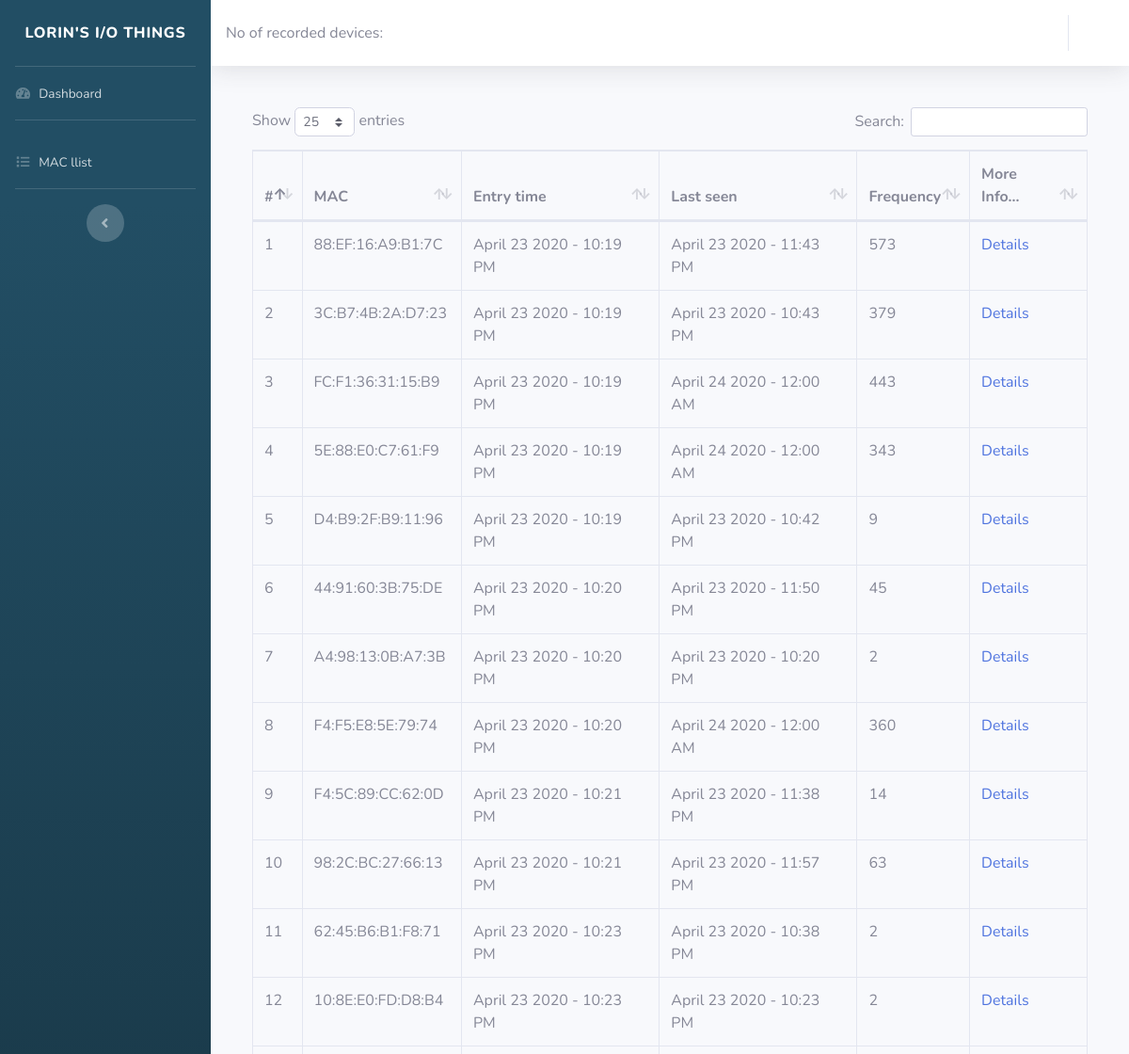
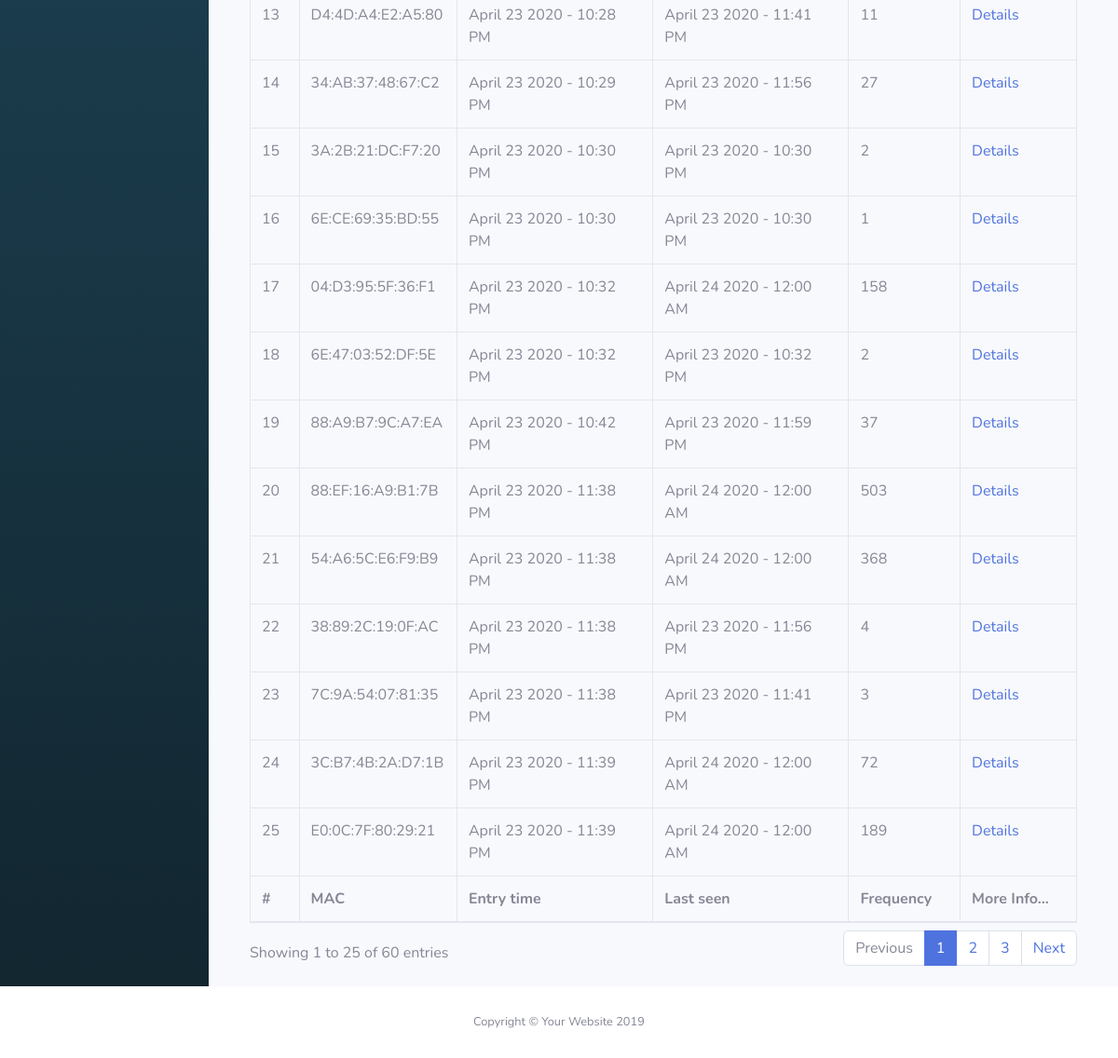
Before: /macs with the older database file (2 pictures, top to bottom).
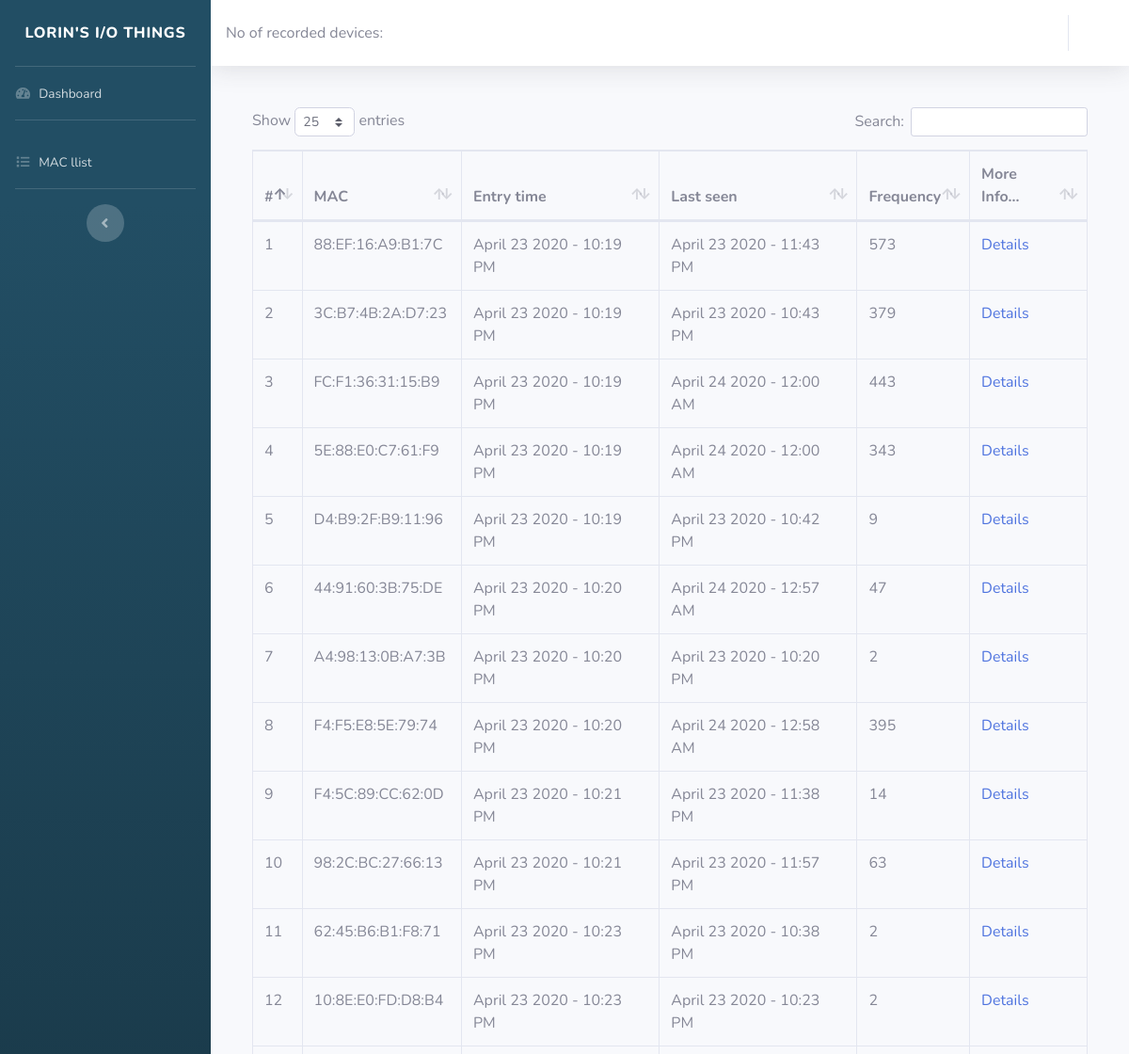
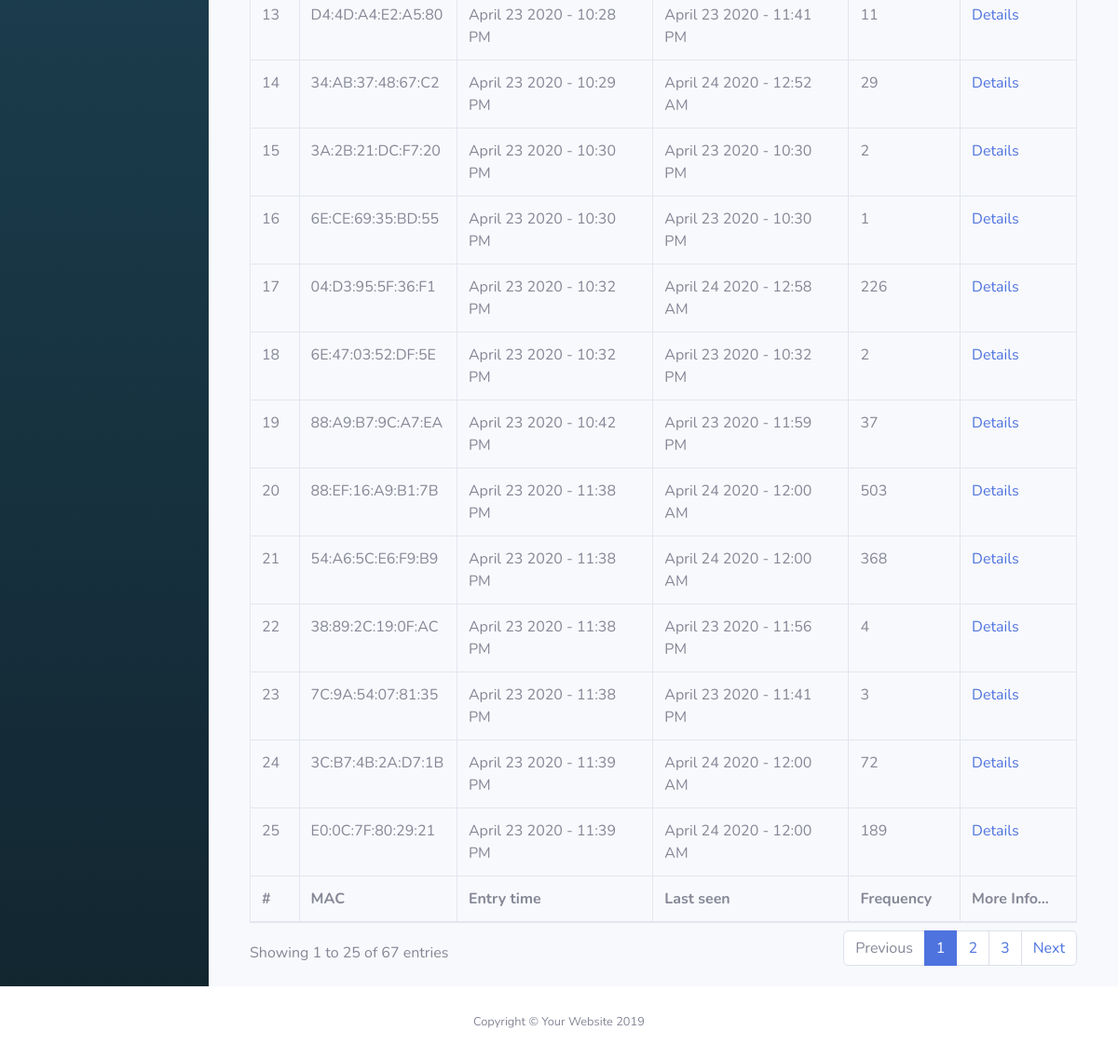
After: the same page with the newer database file (2 pictures, top to bottom).
### tables this page shows
CREATE TABLE mac_log (
            id INTEGER PRIMARY KEY AUTOINCREMENT,
            mac TEXT,
            enter_datetime DATETIME,
            last_seen DATETIME,
            hz INTEGER DEFAULT 0
        );

### app/routes.py (the view)
@app.route('/macs', methods=['GET'])
def macs():
    mac_log = db.engine.execute('SELECT * FROM mac_log')
    return render_template('macs.html', mac_log=mac_log)

### app/routes.py (called while the page is built)
@app.template_filter('formatdatetime')
def format_datetime(value, format="%Y-%m-%d %H:%M:%S.%f"):
    if value is None:
        return ""
    dt = datetime.strptime(value, format)
    return dt.strftime('%B %d %Y - %I:%M %p')

### app/templates/macs.html (shortened to what this page needs)
{% extends 'base.html' %}
{% block content %}
<div id="content">
    {% include 'partials/_topbar.html' %}
    <div class="container-fluid">
      <div class="card-body">
        <div class="table-responsive">
          <table class="table table-bordered" data-page-length='25' id="dataTable" width="100%" cellspacing="0">
            <thead>
                <tr>
                    <th>#</th>
                    <th>MAC</th>
                    <th>Entry time</th>
                    <th>Last seen</th>
                    <th>Frequency</th>
                    <th>More Info...</th>
                </tr>
            </thead>
            <tfoot>
                <tr>
                    <th>#</th>
                    <th>MAC</th>
                    <th>Entry time</th>
                    <th>Last seen</th>
                    <th>Frequency</th>
                    <th>More Info...</th>
                </tr>
            </tfoot>
            <tbody>
                {% for mac in mac_log %}
                <tr>
                  <td>{{mac.id}}</td>
                  <td>{{mac.mac}}</td>
                  <td>{{mac.enter_datetime | formatdatetime}}</td>
                  <td>{{mac.last_seen | formatdatetime}}</td>
                  <td>{{mac.hz }}</td>
                  <td>
                      <a href="{{ url_for('details', mac=mac.mac) }}">Details</a>
                    </td>
                </tr>
              {% endfor %}
            </tbody>
          </table>
        </div>
      </div>
    </div>
  </div>
    </div>
</div>
{% endblock %}

### app/templates/base.html (shortened to what this page needs)
<!DOCTYPE html>
<html lang="en">
<head><meta http-equiv="Content-Type" content="text/html; charset=utf-8">
  <link href="{{ url_for('static', filename='vendor/fontawesome-free/css/all.min.css') }}" rel="stylesheet" type="text/css">
  <link href="{{ url_for('static', filename='sb-admin-2.min.css') }}" rel="stylesheet">
  <link href="{{ url_for('static', filename='vendor/datatables/dataTables.bootstrap4.min.css') }}" rel="stylesheet">
  <link rel="stylesheet" href="{{ url_for('static', filename='Chart.css') }}" />
</head>
<body id="page-top">
  <div id="wrapper">
    {% include 'partials/_sidebar.html' %}
    <div id="content-wrapper" class="d-flex flex-column">
     {% block content %} {% endblock %}
      <footer class="sticky-footer bg-white">
        <div class="container my-auto">
          <div class="copyright text-center my-auto">
            <span>Copyright &copy; Your Website 2019</span>
          </div>
        </div>
      </footer>
</body>
</html>

### app/templates/partials/_sidebar.html
    <ul class="navbar-nav bg-gradient-primary sidebar sidebar-dark accordion" id="accordionSidebar" style='background-color: #224E64;'>
       <a class="sidebar-brand d-flex align-items-center justify-content-center" href="{{ url_for('index') }}">
         <div class="sidebar-brand-text">Lorin's I/O things</div>
       </a>
       <hr class="sidebar-divider my-0">
       <li class="nav-item">
         <a class="nav-link" href="{{ url_for('index') }}">
           <i class="fas fa-fw fa-tachometer-alt"></i>
           <span>Dashboard</span></a>
       </li>
       <hr class="sidebar-divider">
       <li class="nav-item">
         <a class="nav-link" href="{{ url_for('macs') }}">
           <i class="fas fa-fw fa-list"></i>
           <span>MAC llist</span></a>
       </li>
       <hr class="sidebar-divider d-none d-md-block">
       <div class="text-center d-none d-md-inline">
         <button class="rounded-circle border-0" id="sidebarToggle"></button>
       </div>
     </ul>

### app/templates/partials/_topbar.html (shortened to what this page needs)
<nav class="navbar navbar-expand navbar-light bg-white topbar mb-4 static-top shadow">
    No of recorded devices: {{device}}
    <ul class="navbar-nav ml-auto">
      <li class="nav-item dropdown no-arrow">
        <a class="nav-link dropdown-toggle" href="#" id="userDropdown" role="button" data-toggle="dropdown" aria-haspopup="true" aria-expanded="false">
        </a>
      </li>
    </ul>
  </nav>

### app/templates/base.html (style rules this page uses)
.bg-gradient-primary { background-color: #224E64; background-image: linear-gradient(180deg,#224E64 10%,rgb(18, 38, 48) 100%); background-size: cover; }

Changed rows visible on the page:
changed mac_log "44:91:60:3B:75:DE": last_seen "April 23 2020 - 11:50 PM" → "April 24 2020 - 12:57 AM"; hz "45" → "47"
changed mac_log id 8: last_seen "April 24 2020 - 12:00 AM" → "April 24 2020 - 12:58 AM"; hz "360" → "395"
changed mac_log "34:AB:37:48:67:C2": last_seen "April 23 2020 - 11:56 PM" → "April 24 2020 - 12:52 AM"; hz "27" → "29"
changed mac_log id 17: last_seen "April 24 2020 - 12:00 AM" → "April 24 2020 - 12:58 AM"; hz "158" → "226"
Other visible differences:
text written by a page script: "Show entries Search: Showing 1 to 25 of 60 entries Previous 1 2 3 Next" → "Show entries Search: Showing 1 to 25 of 67 entries Previous 1 2 3 Next"
